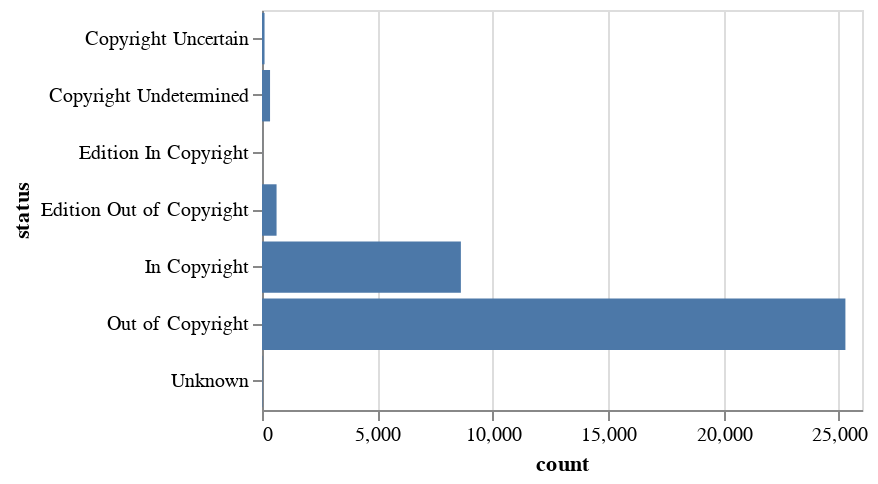

Here is the notebook cell this chart was saved with:
### Markdown cell above
Let's show the copyright status as a chart...

### Code cell
counts = df["copyright_status"].value_counts().to_frame().reset_index()
counts.columns = ["status", "count"]
alt.Chart(counts).mark_bar().encode(
    y="status:N", x="count", tooltip="count"
).properties(height=200)

### Figure 1 — Vega-Lite specification as saved in the notebook (floating-point values rounded to 4 significant figures)
{"config": {"view": {"continuousWidth": 300, "continuousHeight": 300}}, "data": {"name": "data-b3969833ee7f0df3e915c487c4ea8dbc"}, "mark": {"type": "bar"}, "encoding": {"tooltip": {"field": "count", "type": "quantitative"}, "x": {"field": "count", "type": "quantitative"}, "y": {"field": "status", "type": "nominal"}}, "height": 200, "$schema": "https://vega.github.io/schema/vega-lite/v5.17.0.json", "datasets": {"data-b3969833ee7f0df3e915c487c4ea8dbc": [{"status": "Out of Copyright", "count": 25281}, {"status": "In Copyright", "count": 8618}, {"status": "Edition Out of Copyright", "count": 631}, {"status": "Copyright Undetermined", "count": 349}, {"status": "Copyright Uncertain", "count": 110}, {"status": "Unknown", "count": 22}, {"status": "Edition In Copyright", "count": 4}]}}
